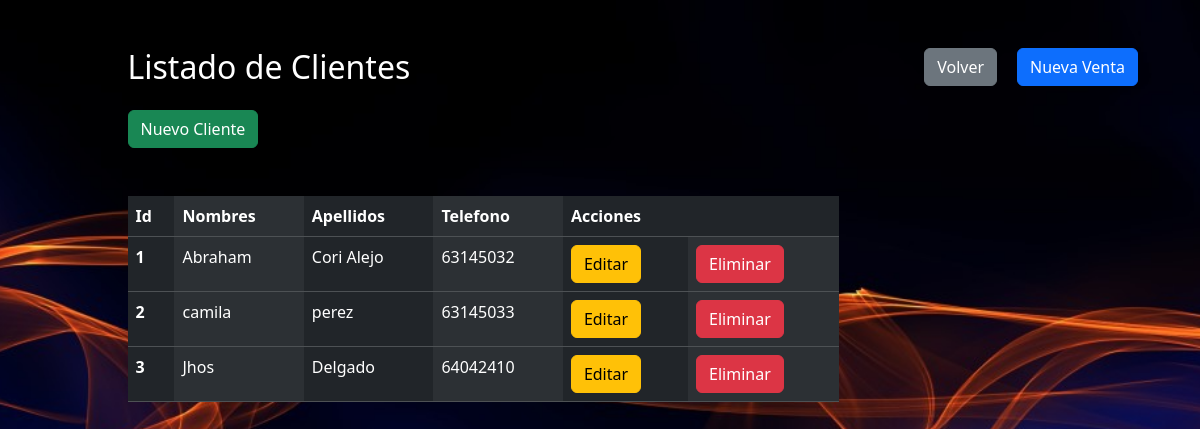
Before: /clientes with the older database file.
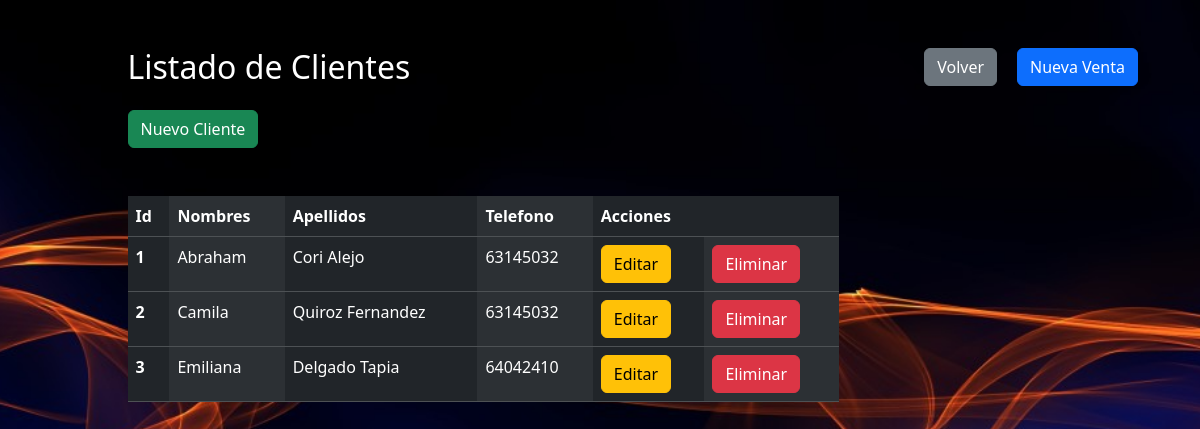
After: the same page with the newer database file.
### tables this page shows
CREATE TABLE cliente (
        cod_cli INTEGER PRIMARY KEY,
        nombre TEXT NOT NULL,
        apellido TEXT NOT NULL,
        telefono TEXT NOT NULL
        );

### app.py (the view)
@app.route("/clientes")
def clientes():
    conn=sqlite3.connect("sistema_farmacia.db")
    conn.row_factory=sqlite3.Row
    cursor=conn.cursor()
    cursor.execute("select * from cliente")
    clientes=cursor.fetchall()
    return render_template("clientes/listar_clientes.html",clientes=clientes)

### templates/clientes/listar_clientes.html (shortened to what this page needs)
<!doctype html>
<html lang="es">
  <head>
    <link href="https://cdn.jsdelivr.net/npm/bootstrap@5.3.3/dist/css/bootstrap.min.css" rel="stylesheet">
    <link rel="stylesheet" href="{{ url_for('static', filename='css/estilos_registro_usuario.css') }}">
    <link rel="stylesheet" href="https://cdnjs.cloudflare.com/ajax/libs/sweetalert/2.1.2/sweetalert.min.css">
  </head>
<body>
    <div class="container mt-5">
        <a href="/ventas/nuevo"  class="btn btn-primary volver">Nueva Venta</a>
        <a href="/admin/dashboard" class="btn btn-secondary volver">Volver</a>
        <div class="row justify-content-center">
            <div class="col-12 col-md-10">
                <h2>Listado de Clientes</h2>
                <a href="/clientes/nuevo" class="btn btn-success mt-3">Nuevo Cliente</a>
                <table class="table table-hover table-dark table-striped-columns mt-5">
                    <thead>
                        <tr>
                            <th scope="col">Id</th>
                            <th scope="col">Nombres</th>
                            <th scope="col">Apellidos</th>
                            <th scope="col">Telefono</th>
                            <th colspan="2">Acciones</th>
                        </tr>
                    </thead>
                    <tbody>
                        {% for item in clientes %}
                        <tr>
                            <th scope="row">{{item['cod_cli']}}</th>
                            <td>{{item['nombre']}}</td>
                            <td>{{item['apellido']}}</td>
                            <td>{{item['telefono']}}</td>
                            <td><a href="/clientes/editar/{{item['cod_cli']}}" class="btn btn-warning">Editar</a></td>
                            <td><a href="/clientes/eliminar/{{item['cod_cli']}}"  class="btn btn-danger"onclick="mostrarMensajeEliminado()">Eliminar</a></td>
                        </tr>
                        {% endfor %}
                    </tbody>
                </table>
            </div>
        </div>
    </div>
</body>
</html>

Changed rows visible on the page:
changed cliente id 2: nombre "camila" → "Camila"; apellido "perez" → "Quiroz Fernandez"; telefono "63145033" → "63145032"
changed cliente id 3: nombre "Jhos" → "Emiliana"; apellido "Delgado" → "Delgado Tapia"
